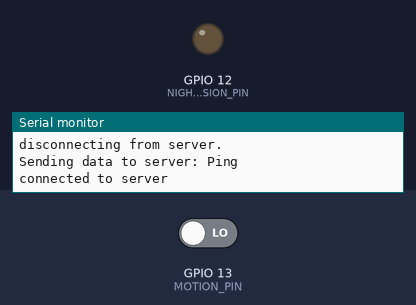
This sketch was run on a simulated ESP32. Parts: output pins drawn as LEDs (lit = HIGH), the last lines printed to the serial monitor. Inputs (shaded band) come from the test bench; at power-on: GPIO 13 (MOTION_PIN) LOW. WiFi joins after 1.5 s; servers stay silent unless stated; uploads are accepted with an empty reply; the camera gives no picture.

Above: at 12.7 s.
12.8 s: GPIO 13 (MOTION_PIN) driven HIGH
At 15.3 s:
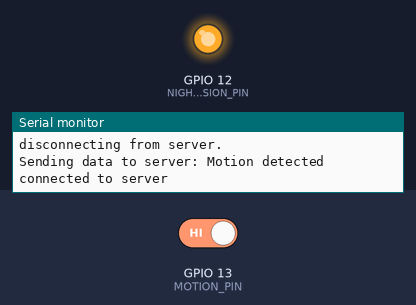
Timing chart, 0 to 16.8 s (numbered marks = the images above; inputs shaded):
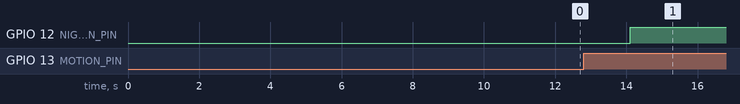

Measured:
- after the input at 12.8 s, GPIO 12 (NIGHT_VISION_PIN): LOW → HIGH after 1.3 s

The sketch:

CameraWebServer.ino
```cpp
#include "esp_camera.h"
#include <WiFi.h>

//
// WARNING!!! PSRAM IC required for UXGA resolution and high JPEG quality
//            Ensure ESP32 Wrover Module or other board with PSRAM is selected
//            Partial images will be transmitted if image exceeds buffer size
//

// Select camera model
//#define CAMERA_MODEL_WROVER_KIT // Has PSRAM
//#define CAMERA_MODEL_ESP_EYE // Has PSRAM
//#define CAMERA_MODEL_M5STACK_PSRAM // Has PSRAM
//#define CAMERA_MODEL_M5STACK_V2_PSRAM // M5Camera version B Has PSRAM
//#define CAMERA_MODEL_M5STACK_WIDE // Has PSRAM
//#define CAMERA_MODEL_M5STACK_ESP32CAM // No PSRAM
#define CAMERA_MODEL_AI_THINKER // Has PSRAM
//#define CAMERA_MODEL_TTGO_T_JOURNAL // No PSRAM

#include "camera_pins.h"

const char* ssid = "S_HOME";
const char* password = "3030031343dc";
const char SERVER[] = "192.168.43.1";
const int PORT = 8080;

const int MOTION_PIN = 13;
const int NIGHT_VISION_PIN = 12;

unsigned int ping_interval = 10;
unsigned long last_ping_millis = 0;

unsigned int motion_detect_interval = 1;
unsigned long last_motion_detect = 0;

unsigned int night_vision_timeout = 10;
unsigned long nv_turned_on_millis = 0;

void startCameraServer();
WiFiClient client;

void setup() {
  Serial.begin(115200);
  Serial.setDebugOutput(true);
  Serial.println();

  camera_config_t config;
  config.ledc_channel = LEDC_CHANNEL_0;
  config.ledc_timer = LEDC_TIMER_0;
  config.pin_d0 = Y2_GPIO_NUM;
  config.pin_d1 = Y3_GPIO_NUM;
  config.pin_d2 = Y4_GPIO_NUM;
  config.pin_d3 = Y5_GPIO_NUM;
  config.pin_d4 = Y6_GPIO_NUM;
  config.pin_d5 = Y7_GPIO_NUM;
  config.pin_d6 = Y8_GPIO_NUM;
  config.pin_d7 = Y9_GPIO_NUM;
  config.pin_xclk = XCLK_GPIO_NUM;
  config.pin_pclk = PCLK_GPIO_NUM;
  config.pin_vsync = VSYNC_GPIO_NUM;
  config.pin_href = HREF_GPIO_NUM;
  config.pin_sscb_sda = SIOD_GPIO_NUM;
  config.pin_sscb_scl = SIOC_GPIO_NUM;
  config.pin_pwdn = PWDN_GPIO_NUM;
  config.pin_reset = RESET_GPIO_NUM;
  config.xclk_freq_hz = 20000000;
  config.pixel_format = PIXFORMAT_JPEG;

  // if PSRAM IC present, init with UXGA resolution and higher JPEG quality
  //                      for larger pre-allocated frame buffer.

  config.frame_size = FRAMESIZE_SVGA;
  config.jpeg_quality = 12;
  config.fb_count = 1;
  /*if(psramFound()){
    config.frame_size = FRAMESIZE_UXGA;
    config.jpeg_quality = 10;
    config.fb_count = 2;
  } else {
    config.frame_size = FRAMESIZE_SVGA;
    config.jpeg_quality = 12;
    config.fb_count = 1;
  }*/

//#if defined(CAMERA_MODEL_ESP_EYE)
//  pinMode(13, INPUT_PULLUP);
//  pinMode(14, INPUT_PULLUP);
//#endif

  // camera init
  esp_err_t err = esp_camera_init(&config);
  if (err != ESP_OK) {
    Serial.printf("Camera init failed with error 0x%x", err);
    return;
  }

  sensor_t * s = esp_camera_sensor_get();
  // initial sensors are flipped vertically and colors are a bit saturated
  if (s->id.PID == OV3660_PID) {
    s->set_vflip(s, 1); // flip it back
    s->set_brightness(s, 1); // up the brightness just a bit
    s->set_saturation(s, -2); // lower the saturation
  }
  // drop down frame size for higher initial frame rate
  s->set_framesize(s, FRAMESIZE_QVGA);

#if defined(CAMERA_MODEL_M5STACK_WIDE) || defined(CAMERA_MODEL_M5STACK_ESP32CAM)
  s->set_vflip(s, 1);
  s->set_hmirror(s, 1);
#endif

  connectWifi();
  Serial.println("");
  Serial.println("WiFi connected");

  startCameraServer();

  Serial.print("Camera Ready! Use 'http://");
  Serial.print(WiFi.localIP());
  Serial.println("' to connect");

  pinMode(MOTION_PIN, INPUT);
  pinMode(NIGHT_VISION_PIN, OUTPUT);

  sendToServer("/cam/boot", "Boot completed");
}

bool connectWifi(){
  if(WiFi.status() != WL_CONNECTED){
      long start_millis = millis();
      int timeout = 20000; // 20 seconds

      while (WiFi.status() != WL_CONNECTED && millis() - start_millis < timeout) {
        Serial.println(String("Attempting to connect to SSID: ") + String(ssid));

        WiFi.begin(ssid, password);
        delay(10000);
      }

      if(WiFi.status() != WL_CONNECTED){
        Serial.println("Failed to connect");

        return false;
      }

      Serial.println("Connected");
    }
    return true;
}

String sendToServer(String endpoint, char data[]) {
    if (!connectWifi()) {
        return "";
    }

    log("Sending data to server: " + String(data), false);
    if (client.connect(SERVER, PORT)) {
        log("connected to server", false);

        // Make a HTTP request:
        String docDefinition = "POST "+ endpoint + " HTTP/1.1";
        client.println(docDefinition.c_str());
        String contentLength = String("Content-Length: ") + String(data).length();
        client.println(contentLength.c_str());
        client.println("Content-Type: text/plain");
        client.println();
        client.println(data);
    } else {
        log("Error connecting to server", false);
        return "";
    }

    while(!client.available()){}

    String response = "";
    while (client.available()) {
        //char c = client.read();
        response += client.readStringUntil('\r');
        //response += c;
    }

    log("disconnecting from server.", false);

    client.stop();

    return response;
}

void turnOnNightVision(){
  digitalWrite(NIGHT_VISION_PIN, HIGH);
}

void turnOffNightVision(){
  digitalWrite(NIGHT_VISION_PIN, LOW);
}

void loop() {
  // put your main code here, to run repeatedly:
  //delay(1000);

  connectWifi();

  if((millis() - last_motion_detect >= motion_detect_interval * 1000) && digitalRead(MOTION_PIN)){
      last_motion_detect = millis();
      sendToServer("/cam/motion", "Motion detected");
      turnOnNightVision();
      nv_turned_on_millis = millis();
   }

   if(millis() - nv_turned_on_millis >= night_vision_timeout * 1000){
      turnOffNightVision();
    }

  if(millis() - last_ping_millis >= (ping_interval * 1000)){
    last_ping_millis = millis();
    String response = sendToServer("/cam/ping", "Ping");
    log("Response: "+ response);
  }
}
void log(String data) {
    log(data, true);
}
void log(String data, bool sendToServer){
  Serial.println(data);
}
```

camera_pins.h
```cpp
#if defined(CAMERA_MODEL_WROVER_KIT)
#define PWDN_GPIO_NUM    -1
#define RESET_GPIO_NUM   -1
#define XCLK_GPIO_NUM    21
#define SIOD_GPIO_NUM    26
#define SIOC_GPIO_NUM    27

#define Y9_GPIO_NUM      35
#define Y8_GPIO_NUM      34
#define Y7_GPIO_NUM      39
#define Y6_GPIO_NUM      36
#define Y5_GPIO_NUM      19
#define Y4_GPIO_NUM      18
#define Y3_GPIO_NUM       5
#define Y2_GPIO_NUM       4
#define VSYNC_GPIO_NUM   25
#define HREF_GPIO_NUM    23
#define PCLK_GPIO_NUM    22

#elif defined(CAMERA_MODEL_ESP_EYE)
#define PWDN_GPIO_NUM    -1
#define RESET_GPIO_NUM   -1
#define XCLK_GPIO_NUM    4
#define SIOD_GPIO_NUM    18
#define SIOC_GPIO_NUM    23

#define Y9_GPIO_NUM      36
#define Y8_GPIO_NUM      37
#define Y7_GPIO_NUM      38
#define Y6_GPIO_NUM      39
#define Y5_GPIO_NUM      35
#define Y4_GPIO_NUM      14
#define Y3_GPIO_NUM      13
#define Y2_GPIO_NUM      34
#define VSYNC_GPIO_NUM   5
#define HREF_GPIO_NUM    27
#define PCLK_GPIO_NUM    25

#elif defined(CAMERA_MODEL_M5STACK_PSRAM)
#define PWDN_GPIO_NUM     -1
#define RESET_GPIO_NUM    15
#define XCLK_GPIO_NUM     27
#define SIOD_GPIO_NUM     25
#define SIOC_GPIO_NUM     23

#define Y9_GPIO_NUM       19
#define Y8_GPIO_NUM       36
#define Y7_GPIO_NUM       18
#define Y6_GPIO_NUM       39
#define Y5_GPIO_NUM        5
#define Y4_GPIO_NUM       34
#define Y3_GPIO_NUM       35
#define Y2_GPIO_NUM       32
#define VSYNC_GPIO_NUM    22
#define HREF_GPIO_NUM     26
#define PCLK_GPIO_NUM     21

#elif defined(CAMERA_MODEL_M5STACK_V2_PSRAM)
#define PWDN_GPIO_NUM     -1
#define RESET_GPIO_NUM    15
#define XCLK_GPIO_NUM     27
#define SIOD_GPIO_NUM     22
#define SIOC_GPIO_NUM     23

#define Y9_GPIO_NUM       19
#define Y8_GPIO_NUM       36
#define Y7_GPIO_NUM       18
#define Y6_GPIO_NUM       39
#define Y5_GPIO_NUM        5
#define Y4_GPIO_NUM       34
#define Y3_GPIO_NUM       35
#define Y2_GPIO_NUM       32
#define VSYNC_GPIO_NUM    25
#define HREF_GPIO_NUM     26
#define PCLK_GPIO_NUM     21

#elif defined(CAMERA_MODEL_M5STACK_WIDE)
#define PWDN_GPIO_NUM     -1
#define RESET_GPIO_NUM    15
#define XCLK_GPIO_NUM     27
#define SIOD_GPIO_NUM     22
#define SIOC_GPIO_NUM     23

#define Y9_GPIO_NUM       19
#define Y8_GPIO_NUM       36
#define Y7_GPIO_NUM       18
#define Y6_GPIO_NUM       39
#define Y5_GPIO_NUM        5
#define Y4_GPIO_NUM       34
#define Y3_GPIO_NUM       35
#define Y2_GPIO_NUM       32
#define VSYNC_GPIO_NUM    25
#define HREF_GPIO_NUM     26
#define PCLK_GPIO_NUM     21

#elif defined(CAMERA_MODEL_M5STACK_ESP32CAM)
#define PWDN_GPIO_NUM     -1
#define RESET_GPIO_NUM    15
#define XCLK_GPIO_NUM     27
#define SIOD_GPIO_NUM     25
#define SIOC_GPIO_NUM     23

#define Y9_GPIO_NUM       19
#define Y8_GPIO_NUM       36
#define Y7_GPIO_NUM       18
#define Y6_GPIO_NUM       39
#define Y5_GPIO_NUM        5
#define Y4_GPIO_NUM       34
#define Y3_GPIO_NUM       35
#define Y2_GPIO_NUM       17
#define VSYNC_GPIO_NUM    22
#define HREF_GPIO_NUM     26
#define PCLK_GPIO_NUM     21

#elif defined(CAMERA_MODEL_AI_THINKER)
#define PWDN_GPIO_NUM     32
#define RESET_GPIO_NUM    -1
#define XCLK_GPIO_NUM      0
#define SIOD_GPIO_NUM     26
#define SIOC_GPIO_NUM     27

#define Y9_GPIO_NUM       35
#define Y8_GPIO_NUM       34
#define Y7_GPIO_NUM       39
#define Y6_GPIO_NUM       36
#define Y5_GPIO_NUM       21
#define Y4_GPIO_NUM       19
#define Y3_GPIO_NUM       18
#define Y2_GPIO_NUM        5
#define VSYNC_GPIO_NUM    25
#define HREF_GPIO_NUM     23
#define PCLK_GPIO_NUM     22

#elif defined(CAMERA_MODEL_TTGO_T_JOURNAL)
#define PWDN_GPIO_NUM      0
#define RESET_GPIO_NUM    15
#define XCLK_GPIO_NUM     27
#define SIOD_GPIO_NUM     25
#define SIOC_GPIO_NUM     23

#define Y9_GPIO_NUM       19
#define Y8_GPIO_NUM       36
#define Y7_GPIO_NUM       18
#define Y6_GPIO_NUM       39
#define Y5_GPIO_NUM        5
#define Y4_GPIO_NUM       34
#define Y3_GPIO_NUM       35
#define Y2_GPIO_NUM       17
#define VSYNC_GPIO_NUM    22
#define HREF_GPIO_NUM     26
#define PCLK_GPIO_NUM     21

#else
#error "Camera model not selected"
#endif
```
